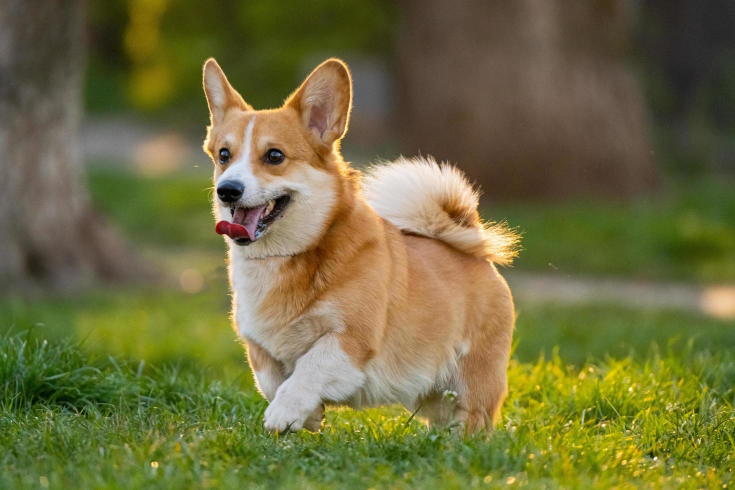
#> input picture data/dogs.jpg, 1470 x 980 px (shown at 1/2 size)
$ python cropping.py
#> lines starting #> are read from the running program, lines starting #| are printed output that depends on the picture
import os
import cv2

#visualising the image
img = cv2.imread(os.path.join('.','data','dogs.jpg'))
#> img is the input picture: shape (980, 1470, 3); mean B, G, R 62, 109, 112

cv2.imshow('frame',img)
cv2.waitKey(0)
print(img.shape)
#| (980, 1470, 3)

#resisimng the image:
resised_image = cv2.resize(img,(720,490))
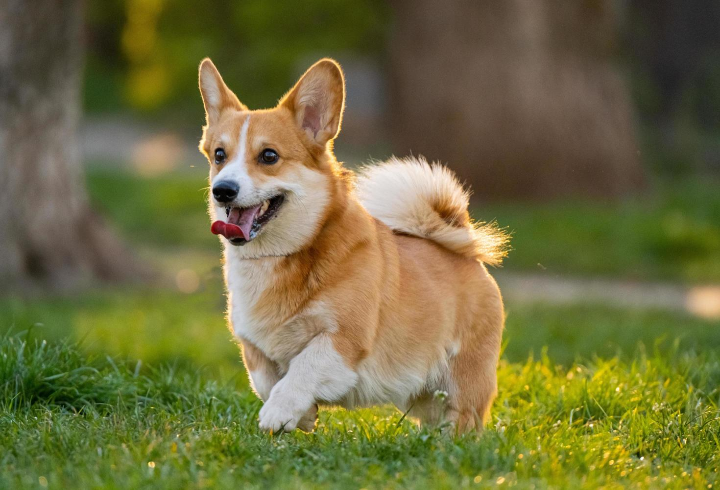
#> resised_image: shape (490, 720, 3); mean B, G, R 62, 109, 112

cv2.imshow('resised_frame',resised_image)
cv2.waitKey(0)
print('original image',resised_image.shape)
#| original image (490, 720, 3)

#cropping the image:

cropped_image = img[220:900,100:870]
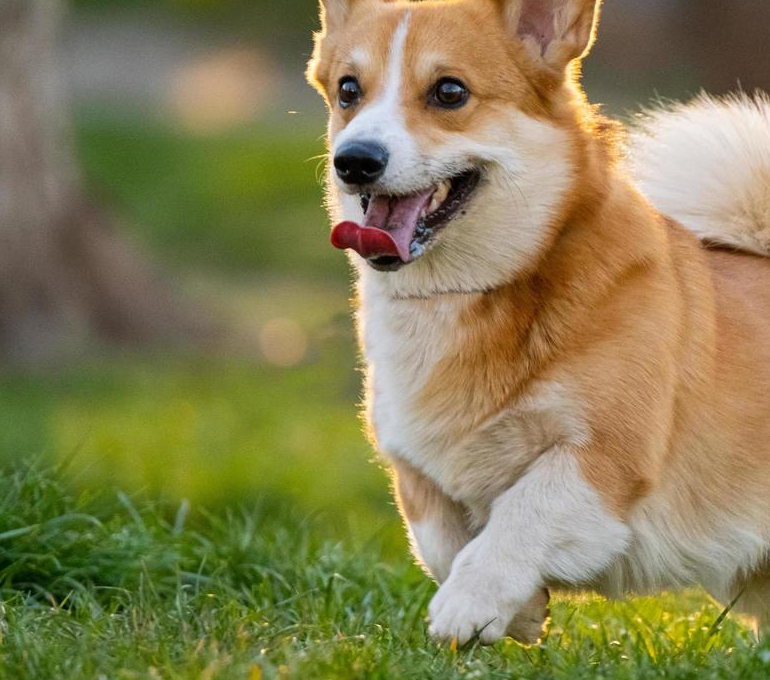
#> cropped_image: shape (680, 770, 3); mean B, G, R 84.3, 127.7, 134.8
cv2.imshow('frame',cropped_image)
cv2.waitKey(0)
print('cropped image',cropped_image.shape)
#| cropped image (680, 770, 3)
